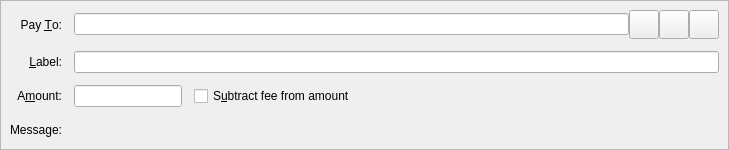
<?xml version="1.0" encoding="UTF-8"?>
<ui version="4.0">
 <class>SendCoinsEntry</class>
 <widget class="QStackedWidget" name="SendCoinsEntry">
  <property name="geometry">
   <rect>
    <x>0</x>
    <y>0</y>
    <width>729</width>
    <height>150</height>
   </rect>
  </property>
  <property name="focusPolicy">
   <enum>Qt::TabFocus</enum>
  </property>
  <property name="autoFillBackground">
   <bool>false</bool>
  </property>
  <widget class="QFrame" name="SendCoins">
   <property name="toolTip">
    <string>This is a normal payment.</string>
   </property>
   <property name="frameShape">
    <enum>QFrame::StyledPanel</enum>
   </property>
   <property name="frameShadow">
    <enum>QFrame::Sunken</enum>
   </property>
   <layout class="QGridLayout" name="gridLayout">
    <property name="spacing">
     <number>12</number>
    </property>
    <item row="0" column="0">
     <widget class="QLabel" name="payToLabel">
      <property name="text">
       <string>Pay &amp;To:</string>
      </property>
      <property name="alignment">
       <set>Qt::AlignRight|Qt::AlignTrailing|Qt::AlignVCenter</set>
      </property>
      <property name="buddy">
       <cstring>payTo</cstring>
      </property>
     </widget>
    </item>
    <item row="0" column="1">
     <layout class="QHBoxLayout" name="payToLayout">
      <property name="spacing">
       <number>0</number>
      </property>
      <item>
       <widget class="QValidatedLineEdit" name="payTo">
        <property name="toolTip">
         <string>The Solari address to send the payment to</string>
        </property>
       </widget>
      </item>
      <item>
       <widget class="QToolButton" name="addressBookButton">
        <property name="toolTip">
         <string>Choose previously used address</string>
        </property>
        <property name="text">
         <string/>
        </property>
        <property name="icon">
         <iconset resource="../solari.qrc">
          <normaloff>:/icons/address-book</normaloff>:/icons/address-book</iconset>
        </property>
        <property name="iconSize">
         <size>
          <width>22</width>
          <height>22</height>
         </size>
        </property>
        <property name="shortcut">
         <string>Alt+A</string>
        </property>
       </widget>
      </item>
      <item>
       <widget class="QToolButton" name="pasteButton">
        <property name="toolTip">
         <string>Paste address from clipboard</string>
        </property>
        <property name="text">
         <string/>
        </property>
        <property name="icon">
         <iconset resource="../solari.qrc">
          <normaloff>:/icons/editpaste</normaloff>:/icons/editpaste</iconset>
        </property>
        <property name="iconSize">
         <size>
          <width>22</width>
          <height>22</height>
         </size>
        </property>
        <property name="shortcut">
         <string>Alt+P</string>
        </property>
       </widget>
      </item>
      <item>
       <widget class="QToolButton" name="deleteButton">
        <property name="toolTip">
         <string>Remove this entry</string>
        </property>
        <property name="text">
         <string/>
        </property>
        <property name="icon">
         <iconset resource="../solari.qrc">
          <normaloff>:/icons/remove</normaloff>:/icons/remove</iconset>
        </property>
        <property name="iconSize">
         <size>
          <width>22</width>
          <height>22</height>
         </size>
        </property>
       </widget>
      </item>
     </layout>
    </item>
    <item row="1" column="0">
     <widget class="QLabel" name="labellLabel">
      <property name="text">
       <string>&amp;Label:</string>
      </property>
      <property name="alignment">
       <set>Qt::AlignRight|Qt::AlignTrailing|Qt::AlignVCenter</set>
      </property>
      <property name="buddy">
       <cstring>addAsLabel</cstring>
      </property>
     </widget>
    </item>
    <item row="1" column="1">
     <widget class="QLineEdit" name="addAsLabel">
      <property name="toolTip">
       <string>Enter a label for this address to add it to the list of used addresses</string>
      </property>
     </widget>
    </item>
    <item row="2" column="0">
     <widget class="QLabel" name="amountLabel">
      <property name="text">
       <string>A&amp;mount:</string>
      </property>
      <property name="alignment">
       <set>Qt::AlignRight|Qt::AlignTrailing|Qt::AlignVCenter</set>
      </property>
      <property name="buddy">
       <cstring>payAmount</cstring>
      </property>
     </widget>
    </item>
    <item row="2" column="1">
     <layout class="QHBoxLayout" name="horizontalLayoutAmount" stretch="0,1">
      <item>
       <widget class="SolariAmountField" name="payAmount"/>
      </item>
      <item>
       <widget class="QCheckBox" name="checkboxSubtractFeeFromAmount">
        <property name="toolTip">
         <string>The fee will be deducted from the amount being sent. The recipient will receive less solaris than you enter in the amount field. If multiple recipients are selected, the fee is split equally.</string>
        </property>
        <property name="text">
         <string>S&amp;ubtract fee from amount</string>
        </property>
       </widget>
      </item>
     </layout>
    </item>
    <item row="3" column="0">
     <widget class="QLabel" name="messageLabel">
      <property name="text">
       <string>Message:</string>
      </property>
      <property name="alignment">
       <set>Qt::AlignRight|Qt::AlignTrailing|Qt::AlignVCenter</set>
      </property>
     </widget>
    </item>
    <item row="3" column="1">
     <widget class="QLabel" name="messageTextLabel">
      <property name="toolTip">
       <string>A message that was attached to the solari: URI which will be stored with the transaction for your reference. Note: This message will not be sent over the Solari network.</string>
      </property>
      <property name="textFormat">
       <enum>Qt::PlainText</enum>
      </property>
     </widget>
    </item>
   </layout>
  </widget>
  <widget class="QFrame" name="SendCoins_InsecurePaymentRequest">
   <property name="palette">
    <palette>
     <active>
      <colorrole role="WindowText">
       <brush brushstyle="SolidPattern">
        <color alpha="255">
         <red>0</red>
         <green>0</green>
         <blue>0</blue>
        </color>
       </brush>
      </colorrole>
      <colorrole role="Button">
       <brush brushstyle="SolidPattern">
        <color alpha="255">
         <red>255</red>
         <green>255</green>
         <blue>127</blue>
        </color>
       </brush>
      </colorrole>
      <colorrole role="Light">
       <brush brushstyle="SolidPattern">
        <color alpha="255">
         <red>255</red>
         <green>255</green>
         <blue>255</blue>
        </color>
       </brush>
      </colorrole>
      <colorrole role="Midlight">
       <brush brushstyle="SolidPattern">
        <color alpha="255">
         <red>255</red>
         <green>255</green>
         <blue>191</blue>
        </color>
       </brush>
      </colorrole>
      <colorrole role="Dark">
       <brush brushstyle="SolidPattern">
        <color alpha="255">
         <red>127</red>
         <green>127</green>
         <blue>63</blue>
        </color>
       </brush>
      </colorrole>
      <colorrole role="Mid">
       <brush brushstyle="SolidPattern">
        <color alpha="255">
         <red>170</red>
         <green>170</green>
         <blue>84</blue>
        </color>
       </brush>
      </colorrole>
      <colorrole role="Text">
       <brush brushstyle="SolidPattern">
        <color alpha="255">
         <red>0</red>
         <green>0</green>
         <blue>0</blue>
        </color>
       </brush>
      </colorrole>
      <colorrole role="BrightText">
       <brush brushstyle="SolidPattern">
        <color alpha="255">
         <red>255</red>
         <green>255</green>
         <blue>255</blue>
        </color>
       </brush>
      </colorrole>
      <colorrole role="ButtonText">
       <brush brushstyle="SolidPattern">
        <color alpha="255">
         <red>0</red>
         <green>0</green>
         <blue>0</blue>
        </color>
       </brush>
      </colorrole>
      <colorrole role="Base">
       <brush brushstyle="SolidPattern">
        <color alpha="255">
         <red>255</red>
         <green>255</green>
         <blue>255</blue>
        </color>
       </brush>
      </colorrole>
      <colorrole role="Window">
       <brush brushstyle="SolidPattern">
        <color alpha="255">
         <red>255</red>
         <green>255</green>
         <blue>127</blue>
        </color>
       </brush>
      </colorrole>
      <colorrole role="Shadow">
       <brush brushstyle="SolidPattern">
        <color alpha="255">
         <red>0</red>
         <green>0</green>
         <blue>0</blue>
        </color>
       </brush>
      </colorrole>
      <colorrole role="AlternateBase">
       <brush brushstyle="SolidPattern">
        <color alpha="255">
         <red>255</red>
         <green>255</green>
         <blue>191</blue>
        </color>
       </brush>
      </colorrole>
      <colorrole role="ToolTipBase">
       <brush brushstyle="SolidPattern">
        <color alpha="255">
         <red>255</red>
         <green>255</green>
         <blue>220</blue>
        </color>
       </brush>
      </colorrole>
      <colorrole role="ToolTipText">
       <brush brushstyle="SolidPattern">
        <color alpha="255">
         <red>0</red>
         <green>0</green>
         <blue>0</blue>
        </color>
       </brush>
      </colorrole>
     </active>
     <inactive>
      <colorrole role="WindowText">
       <brush brushstyle="SolidPattern">
        <color alpha="255">
         <red>0</red>
         <green>0</green>
         <blue>0</blue>
        </color>
       </brush>
      </colorrole>
      <colorrole role="Button">
       <brush brushstyle="SolidPattern">
        <color alpha="255">
         <red>255</red>
         <green>255</green>
         <blue>127</blue>
        </color>
       </brush>
      </colorrole>
      <colorrole role="Light">
       <brush brushstyle="SolidPattern">
        <color alpha="255">
         <red>255</red>
         <green>255</green>
         <blue>255</blue>
        </color>
       </brush>
      </colorrole>
      <colorrole role="Midlight">
       <brush brushstyle="SolidPattern">
        <color alpha="255">
         <red>255</red>
         <green>255</green>
         <blue>191</blue>
        </color>
       </brush>
      </colorrole>
      <colorrole role="Dark">
       <brush brushstyle="SolidPattern">
        <color alpha="255">
         <red>127</red>
         <green>127</green>
         <blue>63</blue>
        </color>
       </brush>
      </colorrole>
      <colorrole role="Mid">
       <brush brushstyle="SolidPattern">
        <color alpha="255">
         <red>170</red>
         <green>170</green>
         <blue>84</blue>
        </color>
       </brush>
      </colorrole>
      <colorrole role="Text">
       <brush brushstyle="SolidPattern">
        <color alpha="255">
         <red>0</red>
         <green>0</green>
         <blue>0</blue>
        </color>
       </brush>
      </colorrole>
      <colorrole role="BrightText">
       <brush brushstyle="SolidPattern">
        <color alpha="255">
         <red>255</red>
         <green>255</green>
         <blue>255</blue>
        </color>
       </brush>
      </colorrole>
      <colorrole role="ButtonText">
       <brush brushstyle="SolidPattern">
        <color alpha="255">
         <red>0</red>
         <green>0</green>
         <blue>0</blue>
        </color>
       </brush>
      </colorrole>
      <colorrole role="Base">
       <brush brushstyle="SolidPattern">
        <color alpha="255">
         <red>255</red>
         <green>255</green>
         <blue>255</blue>
        </color>
       </brush>
      </colorrole>
      <colorrole role="Window">
       <brush brushstyle="SolidPattern">
        <color alpha="255">
         <red>255</red>
         <green>255</green>
         <blue>127</blue>
        </color>
       </brush>
      </colorrole>
      <colorrole role="Shadow">
       <brush brushstyle="SolidPattern">
        <color alpha="255">
         <red>0</red>
         <green>0</green>
         <blue>0</blue>
        </color>
       </brush>
      </colorrole>
      <colorrole role="AlternateBase">
       <brush brushstyle="SolidPattern">
        <color alpha="255">
         <red>255</red>
         <green>255</green>
         <blue>191</blue>
        </color>
       </brush>
      </colorrole>
      <colorrole role="ToolTipBase">
       <brush brushstyle="SolidPattern">
        <color alpha="255">
         <red>255</red>
         <green>255</green>
         <blue>220</blue>
        </color>
       </brush>
      </colorrole>
      <colorrole role="ToolTipText">
       <brush brushstyle="SolidPattern">
        <color alpha="255">
         <red>0</red>
         <green>0</green>
         <blue>0</blue>
        </color>
       </brush>
      </colorrole>
     </inactive>
     <disabled>
      <colorrole role="WindowText">
       <brush brushstyle="SolidPattern">
        <color alpha="255">
         <red>127</red>
         <green>127</green>
         <blue>63</blue>
        </color>
       </brush>
      </colorrole>
      <colorrole role="Button">
       <brush brushstyle="SolidPattern">
        <color alpha="255">
         <red>255</red>
         <green>255</green>
         <blue>127</blue>
        </color>
       </brush>
      </colorrole>
      <colorrole role="Light">
       <brush brushstyle="SolidPattern">
        <color alpha="255">
         <red>255</red>
         <green>255</green>
         <blue>255</blue>
        </color>
       </brush>
      </colorrole>
      <colorrole role="Midlight">
       <brush brushstyle="SolidPattern">
        <color alpha="255">
         <red>255</red>
         <green>255</green>
         <blue>191</blue>
        </color>
       </brush>
      </colorrole>
      <colorrole role="Dark">
       <brush brushstyle="SolidPattern">
        <color alpha="255">
         <red>127</red>
         <green>127</green>
         <blue>63</blue>
        </color>
       </brush>
      </colorrole>
      <colorrole role="Mid">
       <brush brushstyle="SolidPattern">
        <color alpha="255">
         <red>170</red>
         <green>170</green>
         <blue>84</blue>
        </color>
       </brush>
      </colorrole>
      <colorrole role="Text">
       <brush brushstyle="SolidPattern">
        <color alpha="255">
         <red>127</red>
         <green>127</green>
         <blue>63</blue>
        </color>
       </brush>
      </colorrole>
      <colorrole role="BrightText">
       <brush brushstyle="SolidPattern">
        <color alpha="255">
         <red>255</red>
         <green>255</green>
         <blue>255</blue>
        </color>
       </brush>
      </colorrole>
      <colorrole role="ButtonText">
       <brush brushstyle="SolidPattern">
        <color alpha="255">
         <red>127</red>
         <green>127</green>
         <blue>63</blue>
        </color>
       </brush>
      </colorrole>
      <colorrole role="Base">
       <brush brushstyle="SolidPattern">
        <color alpha="255">
         <red>255</red>
         <green>255</green>
         <blue>127</blue>
        </color>
       </brush>
      </colorrole>
      <colorrole role="Window">
       <brush brushstyle="SolidPattern">
        <color alpha="255">
         <red>255</red>
         <green>255</green>
         <blue>127</blue>
        </color>
       </brush>
      </colorrole>
      <colorrole role="Shadow">
       <brush brushstyle="SolidPattern">
        <color alpha="255">
         <red>0</red>
         <green>0</green>
         <blue>0</blue>
        </color>
       </brush>
      </colorrole>
      <colorrole role="AlternateBase">
       <brush brushstyle="SolidPattern">
        <color alpha="255">
         <red>255</red>
         <green>255</green>
         <blue>127</blue>
        </color>
       </brush>
      </colorrole>
      <colorrole role="ToolTipBase">
       <brush brushstyle="SolidPattern">
        <color alpha="255">
         <red>255</red>
         <green>255</green>
         <blue>220</blue>
        </color>
       </brush>
      </colorrole>
      <colorrole role="ToolTipText">
       <brush brushstyle="SolidPattern">
        <color alpha="255">
         <red>0</red>
         <green>0</green>
         <blue>0</blue>
        </color>
       </brush>
      </colorrole>
     </disabled>
    </palette>
   </property>
   <property name="toolTip">
    <string>This is an unverified payment request.</string>
   </property>
   <property name="autoFillBackground">
    <bool>true</bool>
   </property>
   <property name="frameShape">
    <enum>QFrame::StyledPanel</enum>
   </property>
   <property name="frameShadow">
    <enum>QFrame::Sunken</enum>
   </property>
   <layout class="QGridLayout" name="gridLayout_is">
    <property name="spacing">
     <number>12</number>
    </property>
    <item row="0" column="0">
     <widget class="QLabel" name="payToLabel_is">
      <property name="text">
       <string>Pay To:</string>
      </property>
      <property name="alignment">
       <set>Qt::AlignRight|Qt::AlignTrailing|Qt::AlignVCenter</set>
      </property>
     </widget>
    </item>
    <item row="0" column="1">
     <layout class="QHBoxLayout" name="payToLayout_is">
      <property name="spacing">
       <number>0</number>
      </property>
      <item>
       <widget class="QLabel" name="payTo_is"/>
      </item>
      <item>
       <widget class="QToolButton" name="deleteButton_is">
        <property name="toolTip">
         <string>Remove this entry</string>
        </property>
        <property name="text">
         <string/>
        </property>
        <property name="icon">
         <iconset resource="../solari.qrc">
          <normaloff>:/icons/remove</normaloff>:/icons/remove</iconset>
        </property>
       </widget>
      </item>
     </layout>
    </item>
    <item row="1" column="0">
     <widget class="QLabel" name="memoLabel_is">
      <property name="text">
       <string>Memo:</string>
      </property>
      <property name="alignment">
       <set>Qt::AlignRight|Qt::AlignTrailing|Qt::AlignVCenter</set>
      </property>
     </widget>
    </item>
    <item row="1" column="1">
     <widget class="QLabel" name="memoTextLabel_is">
      <property name="textFormat">
       <enum>Qt::PlainText</enum>
      </property>
     </widget>
    </item>
    <item row="2" column="0">
     <widget class="QLabel" name="amountLabel_is">
      <property name="text">
       <string>A&amp;mount:</string>
      </property>
      <property name="alignment">
       <set>Qt::AlignRight|Qt::AlignTrailing|Qt::AlignVCenter</set>
      </property>
      <property name="buddy">
       <cstring>payAmount_is</cstring>
      </property>
     </widget>
    </item>
    <item row="2" column="1">
     <widget class="SolariAmountField" name="payAmount_is">
      <property name="acceptDrops">
       <bool>false</bool>
      </property>
     </widget>
    </item>
   </layout>
  </widget>
  <widget class="QFrame" name="SendCoins_SecurePaymentRequest">
   <property name="palette">
    <palette>
     <active>
      <colorrole role="WindowText">
       <brush brushstyle="SolidPattern">
        <color alpha="255">
         <red>0</red>
         <green>0</green>
         <blue>0</blue>
        </color>
       </brush>
      </colorrole>
      <colorrole role="Button">
       <brush brushstyle="SolidPattern">
        <color alpha="255">
         <red>140</red>
         <green>232</green>
         <blue>119</blue>
        </color>
       </brush>
      </colorrole>
      <colorrole role="Light">
       <brush brushstyle="SolidPattern">
        <color alpha="255">
         <red>230</red>
         <green>255</green>
         <blue>224</blue>
        </color>
       </brush>
      </colorrole>
      <colorrole role="Midlight">
       <brush brushstyle="SolidPattern">
        <color alpha="255">
         <red>185</red>
         <green>243</green>
         <blue>171</blue>
        </color>
       </brush>
      </colorrole>
      <colorrole role="Dark">
       <brush brushstyle="SolidPattern">
        <color alpha="255">
         <red>70</red>
         <green>116</green>
         <blue>59</blue>
        </color>
       </brush>
      </colorrole>
      <colorrole role="Mid">
       <brush brushstyle="SolidPattern">
        <color alpha="255">
         <red>93</red>
         <green>155</green>
         <blue>79</blue>
        </color>
       </brush>
      </colorrole>
      <colorrole role="Text">
       <brush brushstyle="SolidPattern">
        <color alpha="255">
         <red>0</red>
         <green>0</green>
         <blue>0</blue>
        </color>
       </brush>
      </colorrole>
      <colorrole role="BrightText">
       <brush brushstyle="SolidPattern">
        <color alpha="255">
         <red>155</red>
         <green>255</green>
         <blue>147</blue>
        </color>
       </brush>
      </colorrole>
      <colorrole role="ButtonText">
       <brush brushstyle="SolidPattern">
        <color alpha="255">
         <red>0</red>
         <green>0</green>
         <blue>0</blue>
        </color>
       </brush>
      </colorrole>
      <colorrole role="Base">
       <brush brushstyle="SolidPattern">
        <color alpha="255">
         <red>119</red>
         <green>255</green>
         <blue>233</blue>
        </color>
       </brush>
      </colorrole>
      <colorrole role="Window">
       <brush brushstyle="SolidPattern">
        <color alpha="255">
         <red>140</red>
         <green>232</green>
         <blue>119</blue>
        </color>
       </brush>
      </colorrole>
      <colorrole role="Shadow">
       <brush brushstyle="SolidPattern">
        <color alpha="255">
         <red>0</red>
         <green>0</green>
         <blue>0</blue>
        </color>
       </brush>
      </colorrole>
      <colorrole role="AlternateBase">
       <brush brushstyle="SolidPattern">
        <color alpha="255">
         <red>197</red>
         <green>243</green>
         <blue>187</blue>
        </color>
       </brush>
      </colorrole>
      <colorrole role="NoRole">
       <brush brushstyle="SolidPattern">
        <color alpha="255">
         <red>125</red>
         <green>194</green>
         <blue>122</blue>
        </color>
       </brush>
      </colorrole>
      <colorrole role="ToolTipBase">
       <brush brushstyle="SolidPattern">
        <color alpha="255">
         <red>255</red>
         <green>255</green>
         <blue>220</blue>
        </color>
       </brush>
      </colorrole>
      <colorrole role="ToolTipText">
       <brush brushstyle="SolidPattern">
        <color alpha="255">
         <red>0</red>
         <green>0</green>
         <blue>0</blue>
        </color>
       </brush>
      </colorrole>
     </active>
     <inactive>
      <colorrole role="WindowText">
       <brush brushstyle="SolidPattern">
        <color alpha="255">
         <red>0</red>
         <green>0</green>
         <blue>0</blue>
        </color>
       </brush>
      </colorrole>
      <colorrole role="Button">
       <brush brushstyle="SolidPattern">
        <color alpha="255">
         <red>140</red>
         <green>232</green>
         <blue>119</blue>
        </color>
       </brush>
      </colorrole>
      <colorrole role="Light">
       <brush brushstyle="SolidPattern">
        <color alpha="255">
         <red>230</red>
         <green>255</green>
         <blue>224</blue>
        </color>
       </brush>
      </colorrole>
      <colorrole role="Midlight">
       <brush brushstyle="SolidPattern">
        <color alpha="255">
         <red>185</red>
         <green>243</green>
         <blue>171</blue>
        </color>
       </brush>
      </colorrole>
      <colorrole role="Dark">
       <brush brushstyle="SolidPattern">
        <color alpha="255">
         <red>70</red>
         <green>116</green>
         <blue>59</blue>
        </color>
       </brush>
      </colorrole>
      <colorrole role="Mid">
       <brush brushstyle="SolidPattern">
        <color alpha="255">
         <red>93</red>
         <green>155</green>
         <blue>79</blue>
        </color>
       </brush>
      </colorrole>
      <colorrole role="Text">
       <brush brushstyle="SolidPattern">
        <color alpha="255">
         <red>0</red>
         <green>0</green>
         <blue>0</blue>
        </color>
       </brush>
      </colorrole>
      <colorrole role="BrightText">
       <brush brushstyle="SolidPattern">
        <color alpha="255">
         <red>155</red>
         <green>255</green>
         <blue>147</blue>
        </color>
       </brush>
      </colorrole>
      <colorrole role="ButtonText">
       <brush brushstyle="SolidPattern">
        <color alpha="255">
         <red>0</red>
         <green>0</green>
         <blue>0</blue>
        </color>
       </brush>
      </colorrole>
      <colorrole role="Base">
       <brush brushstyle="SolidPattern">
        <color alpha="255">
         <red>119</red>
         <green>255</green>
         <blue>233</blue>
        </color>
       </brush>
      </colorrole>
      <colorrole role="Window">
       <brush brushstyle="SolidPattern">
        <color alpha="255">
         <red>140</red>
         <green>232</green>
         <blue>119</blue>
        </color>
       </brush>
      </colorrole>
      <colorrole role="Shadow">
       <brush brushstyle="SolidPattern">
        <color alpha="255">
         <red>0</red>
         <green>0</green>
         <blue>0</blue>
        </color>
       </brush>
      </colorrole>
      <colorrole role="AlternateBase">
       <brush brushstyle="SolidPattern">
        <color alpha="255">
         <red>197</red>
         <green>243</green>
         <blue>187</blue>
        </color>
       </brush>
      </colorrole>
      <colorrole role="NoRole">
       <brush brushstyle="SolidPattern">
        <color alpha="255">
         <red>125</red>
         <green>194</green>
         <blue>122</blue>
        </color>
       </brush>
      </colorrole>
      <colorrole role="ToolTipBase">
       <brush brushstyle="SolidPattern">
        <color alpha="255">
         <red>255</red>
         <green>255</green>
         <blue>220</blue>
        </color>
       </brush>
      </colorrole>
      <colorrole role="ToolTipText">
       <brush brushstyle="SolidPattern">
        <color alpha="255">
         <red>0</red>
         <green>0</green>
         <blue>0</blue>
        </color>
       </brush>
      </colorrole>
     </inactive>
     <disabled>
      <colorrole role="WindowText">
       <brush brushstyle="SolidPattern">
        <color alpha="255">
         <red>70</red>
         <green>116</green>
         <blue>59</blue>
        </color>
       </brush>
      </colorrole>
      <colorrole role="Button">
       <brush brushstyle="SolidPattern">
        <color alpha="255">
         <red>140</red>
         <green>232</green>
         <blue>119</blue>
        </color>
       </brush>
      </colorrole>
      <colorrole role="Light">
       <brush brushstyle="SolidPattern">
        <color alpha="255">
         <red>230</red>
         <green>255</green>
         <blue>224</blue>
        </color>
       </brush>
      </colorrole>
      <colorrole role="Midlight">
       <brush brushstyle="SolidPattern">
        <color alpha="255">
         <red>185</red>
         <green>243</green>
         <blue>171</blue>
        </color>
       </brush>
      </colorrole>
      <colorrole role="Dark">
       <brush brushstyle="SolidPattern">
        <color alpha="255">
         <red>70</red>
         <green>116</green>
         <blue>59</blue>
        </color>
       </brush>
      </colorrole>
      <colorrole role="Mid">
       <brush brushstyle="SolidPattern">
        <color alpha="255">
         <red>93</red>
         <green>155</green>
         <blue>79</blue>
        </color>
       </brush>
      </colorrole>
      <colorrole role="Text">
       <brush brushstyle="SolidPattern">
        <color alpha="255">
         <red>70</red>
         <green>116</green>
         <blue>59</blue>
        </color>
       </brush>
      </colorrole>
      <colorrole role="BrightText">
       <brush brushstyle="SolidPattern">
        <color alpha="255">
         <red>155</red>
         <green>255</green>
         <blue>147</blue>
        </color>
       </brush>
      </colorrole>
      <colorrole role="ButtonText">
       <brush brushstyle="SolidPattern">
        <color alpha="255">
         <red>70</red>
         <green>116</green>
         <blue>59</blue>
        </color>
       </brush>
      </colorrole>
      <colorrole role="Base">
       <brush brushstyle="SolidPattern">
        <color alpha="255">
         <red>140</red>
         <green>232</green>
         <blue>119</blue>
        </color>
       </brush>
      </colorrole>
      <colorrole role="Window">
       <brush brushstyle="SolidPattern">
        <color alpha="255">
         <red>140</red>
         <green>232</green>
         <blue>119</blue>
        </color>
       </brush>
      </colorrole>
      <colorrole role="Shadow">
       <brush brushstyle="SolidPattern">
        <color alpha="255">
         <red>0</red>
         <green>0</green>
         <blue>0</blue>
        </color>
       </brush>
      </colorrole>
      <colorrole role="AlternateBase">
       <brush brushstyle="SolidPattern">
        <color alpha="255">
         <red>140</red>
         <green>232</green>
         <blue>119</blue>
        </color>
       </brush>
      </colorrole>
      <colorrole role="NoRole">
       <brush brushstyle="SolidPattern">
        <color alpha="255">
         <red>125</red>
         <green>194</green>
         <blue>122</blue>
        </color>
       </brush>
      </colorrole>
      <colorrole role="ToolTipBase">
       <brush brushstyle="SolidPattern">
        <color alpha="255">
         <red>255</red>
         <green>255</green>
         <blue>220</blue>
        </color>
       </brush>
      </colorrole>
      <colorrole role="ToolTipText">
       <brush brushstyle="SolidPattern">
        <color alpha="255">
         <red>0</red>
         <green>0</green>
         <blue>0</blue>
        </color>
       </brush>
      </colorrole>
     </disabled>
    </palette>
   </property>
   <property name="toolTip">
    <string>This is a verified payment request.</string>
   </property>
   <property name="autoFillBackground">
    <bool>true</bool>
   </property>
   <property name="frameShape">
    <enum>QFrame::StyledPanel</enum>
   </property>
   <property name="frameShadow">
    <enum>QFrame::Sunken</enum>
   </property>
   <layout class="QGridLayout" name="gridLayout_s">
    <property name="spacing">
     <number>12</number>
    </property>
    <item row="0" column="0">
     <widget class="QLabel" name="payToLabel_s">
      <property name="text">
       <string>Pay To:</string>
      </property>
      <property name="alignment">
       <set>Qt::AlignRight|Qt::AlignTrailing|Qt::AlignVCenter</set>
      </property>
     </widget>
    </item>
    <item row="0" column="1">
     <layout class="QHBoxLayout" name="payToLayout_s">
      <property name="spacing">
       <number>0</number>
      </property>
      <item>
       <widget class="QLabel" name="payTo_s">
        <property name="textFormat">
         <enum>Qt::PlainText</enum>
        </property>
       </widget>
      </item>
      <item>
       <widget class="QToolButton" name="deleteButton_s">
        <property name="toolTip">
         <string>Remove this entry</string>
        </property>
        <property name="text">
         <string/>
        </property>
        <property name="icon">
         <iconset resource="../solari.qrc">
          <normaloff>:/icons/remove</normaloff>:/icons/remove</iconset>
        </property>
       </widget>
      </item>
     </layout>
    </item>
    <item row="1" column="0">
     <widget class="QLabel" name="memoLabel_s">
      <property name="text">
       <string>Memo:</string>
      </property>
      <property name="alignment">
       <set>Qt::AlignRight|Qt::AlignTrailing|Qt::AlignVCenter</set>
      </property>
     </widget>
    </item>
    <item row="1" column="1">
     <widget class="QLabel" name="memoTextLabel_s">
      <property name="textFormat">
       <enum>Qt::PlainText</enum>
      </property>
     </widget>
    </item>
    <item row="2" column="0">
     <widget class="QLabel" name="amountLabel_s">
      <property name="text">
       <string>A&amp;mount:</string>
      </property>
      <property name="alignment">
       <set>Qt::AlignRight|Qt::AlignTrailing|Qt::AlignVCenter</set>
      </property>
      <property name="buddy">
       <cstring>payAmount_s</cstring>
      </property>
     </widget>
    </item>
    <item row="2" column="1">
     <widget class="SolariAmountField" name="payAmount_s">
      <property name="acceptDrops">
       <bool>false</bool>
      </property>
     </widget>
    </item>
   </layout>
  </widget>
 </widget>
 <customwidgets>
  <customwidget>
   <class>QValidatedLineEdit</class>
   <extends>QLineEdit</extends>
   <header>qvalidatedlineedit.h</header>
  </customwidget>
  <customwidget>
   <class>SolariAmountField</class>
   <extends>QLineEdit</extends>
   <header>solariamountfield.h</header>
  </customwidget>
 </customwidgets>
 <tabstops>
  <tabstop>payTo</tabstop>
  <tabstop>addressBookButton</tabstop>
  <tabstop>pasteButton</tabstop>
  <tabstop>deleteButton</tabstop>
  <tabstop>addAsLabel</tabstop>
  <tabstop>payAmount</tabstop>
  <tabstop>payAmount_is</tabstop>
  <tabstop>deleteButton_is</tabstop>
  <tabstop>payAmount_s</tabstop>
  <tabstop>deleteButton_s</tabstop>
 </tabstops>
 <resources>
  <include location="../solari.qrc"/>
 </resources>
 <connections/>
</ui>
